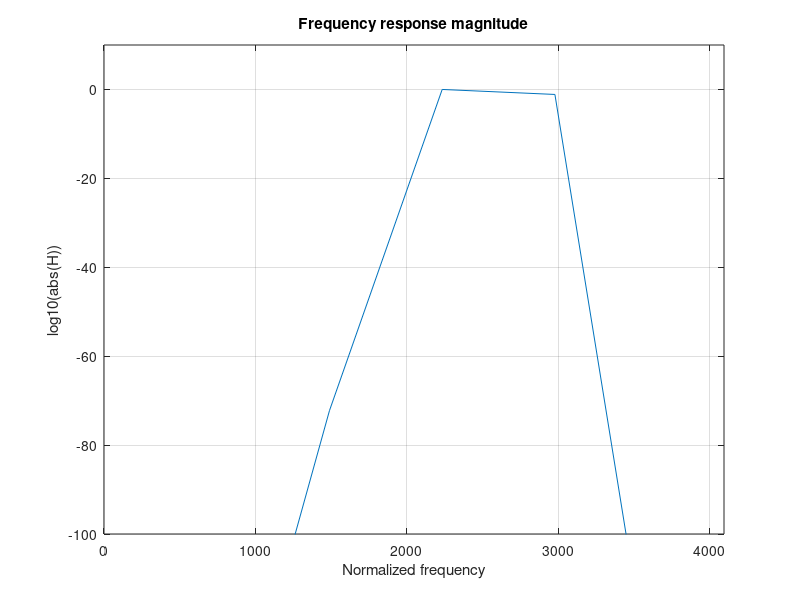
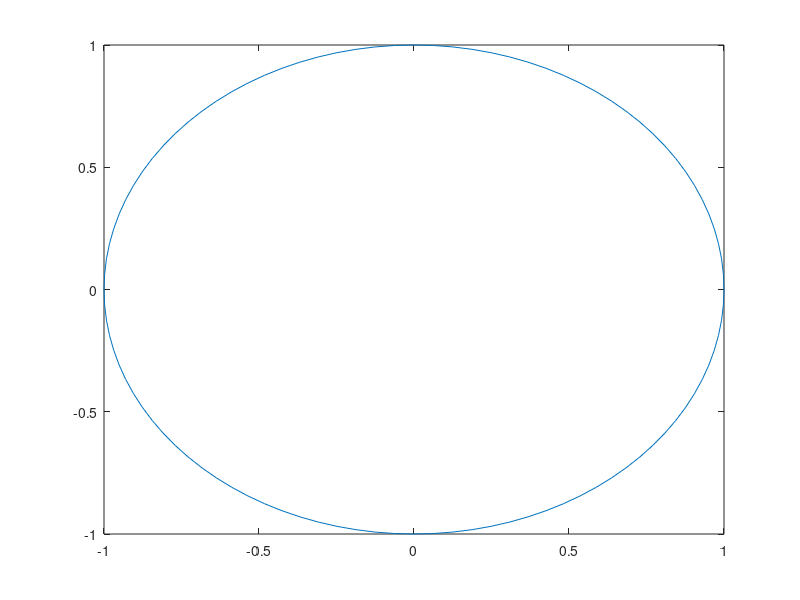
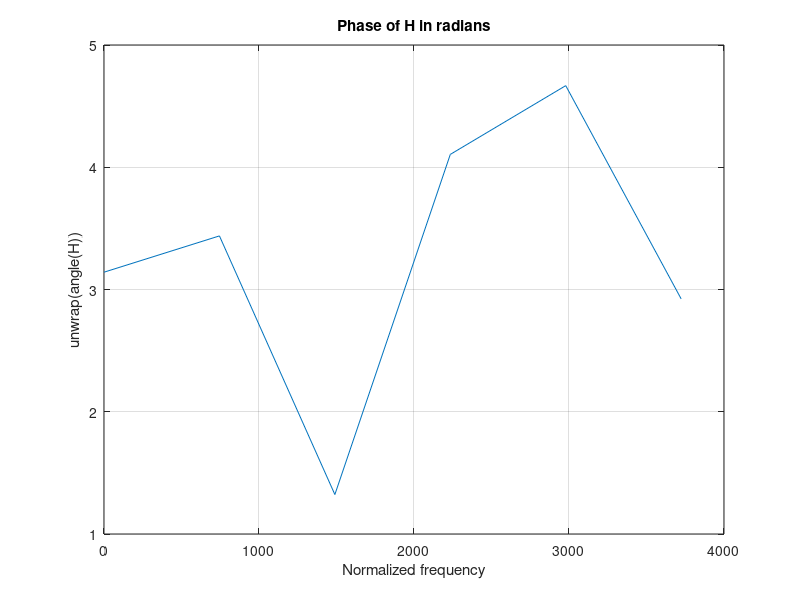

These figures' MATLAB source, in order:
% Butterworth lowpass IIR filter
fs = 8192;
%Wn=2*2000/fs;
Wn=2*[2000 3000]/fs;
N=11;
[B,A]=butter(N,Wn);
f=(0:1/N:1/2)*fs;
H=freqz(B,A,2*pi*f/fs);
figure(5),clf
plot(f,20*log10(abs(H)))
grid on
axis([0 fs/2 -100 10])
xlabel('Normalized frequency')
ylabel('log10(abs(H))')
title('Frequency response magnitude')
figure(51),clf
plot(f,unwrap(angle(H)))
grid on
xlabel('Normalized frequency')
ylabel('unwrap(angle(H))')
title('Phase of H in radians')
% plot poles and zeros, digital filter
poles=roots(A);
zeros=roots(B);
figure(6)
plot(exp(1i*2*pi*(0:0.01:1)))